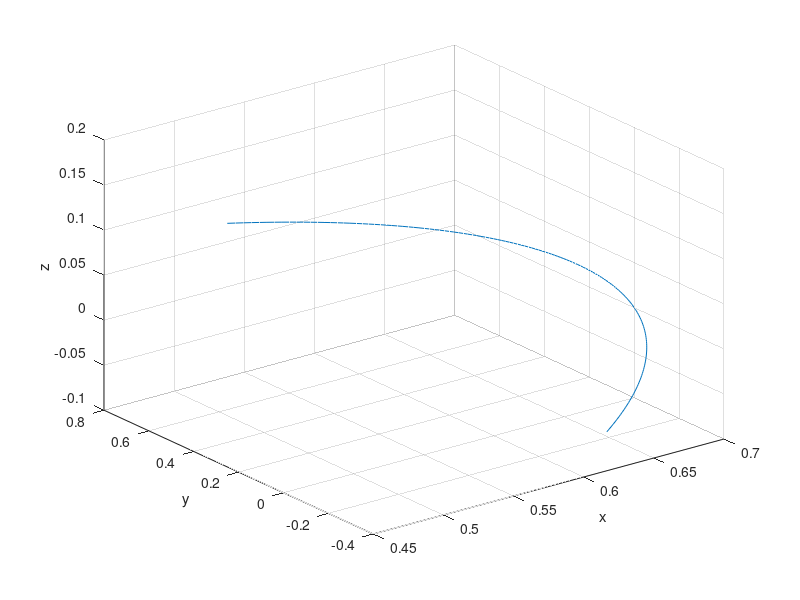

Reproduce this figure in MATLAB. (Note: this script raises an error after producing the figure.)
y = 0.5:-0.005:0-0.3;
x= sqrt((0.7*ones(1,length(y))).^2 - y.^2);
z = y./4;
%x =  0.5*ones(1,length(y));

trajectory =[x;y;z]

close all
plot3(x,y,z)
grid on;
xlabel('x')
ylabel('y')
zlabel('z')

writeCartesianTrajectory('ct.txt',trajectory,25)
